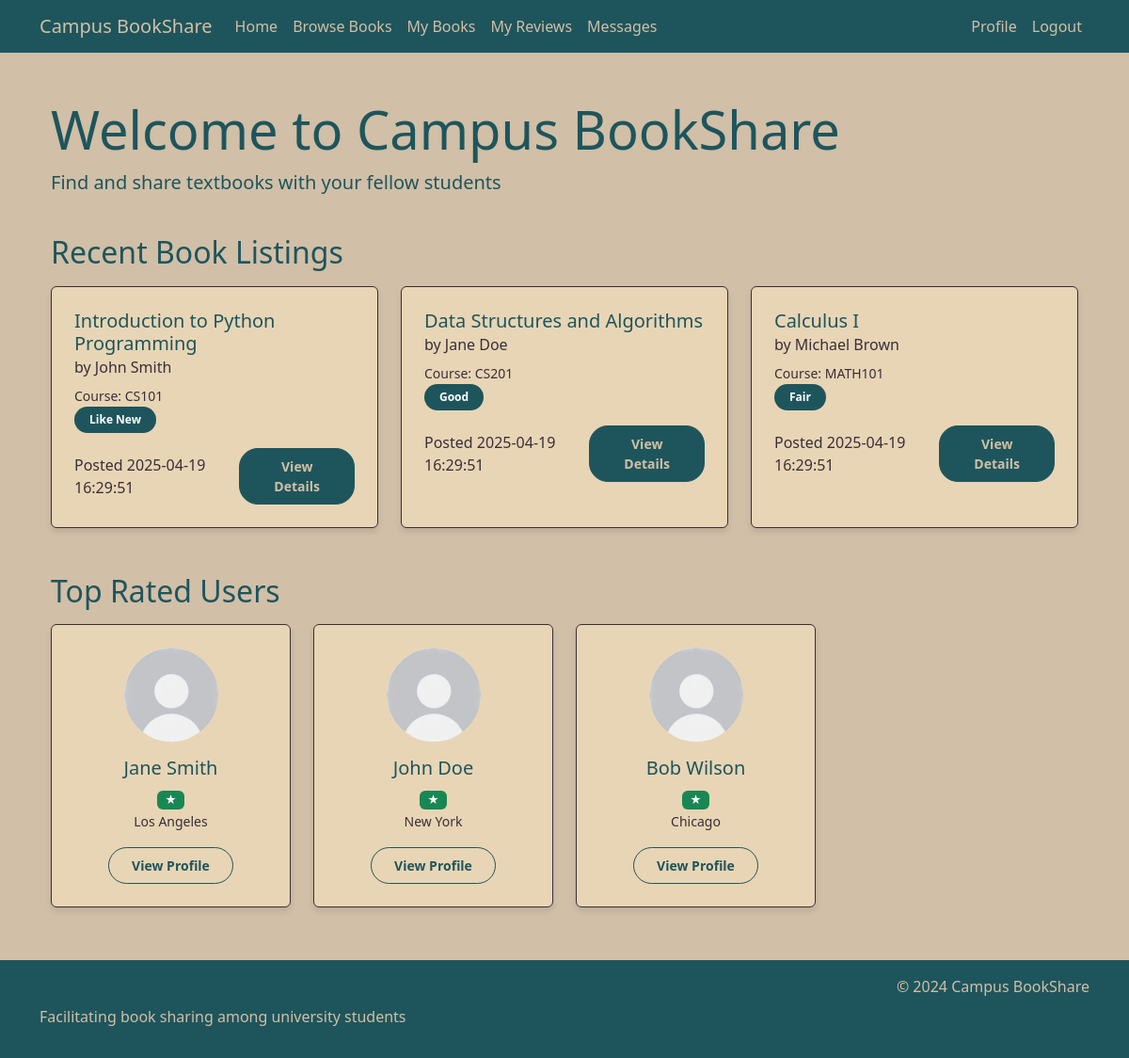
The page /home (signed in) on the database its author committed.
### tables this page shows
CREATE TABLE Books (
        book_id INTEGER PRIMARY KEY AUTOINCREMENT,
        user_id INTEGER,
        title TEXT NOT NULL,
        author TEXT,
        ISBN TEXT,
        subject TEXT,
        course_code TEXT,
        condition TEXT,
        availability TEXT NOT NULL,
        date_posted TEXT NOT NULL,
        FOREIGN KEY (user_id) REFERENCES Users(user_id)
    );

CREATE TABLE Users (
        user_id INTEGER PRIMARY KEY AUTOINCREMENT,
        name TEXT NOT NULL,
        email TEXT NOT NULL UNIQUE,
        password TEXT NOT NULL,
        profile_image TEXT,
        location TEXT
    );

### app.py (the view)
@app.route('/home')
@login_required
def home():
    recent_books = get_recent_books(3)  # Get 3 most recent books
    top_users = get_top_users()
    return render_template('home.html', recent_books=recent_books, top_users=top_users)

### app.py (called while the page is built)
def get_db_connection():
    conn = sqlite3.connect('database.db')
    conn.row_factory = sqlite3.Row
    return conn

def login_required(f):
    @wraps(f)
    def decorated_function(*args, **kwargs):
        if 'user_id' not in session:
            flash('Please log in to access this page.', 'warning')
            return redirect(url_for('login'))
        return f(*args, **kwargs) # Returns original function if logged in
    return decorated_function

def get_recent_books(limit=3):
    conn = get_db_connection()
    books = conn.execute('''
        SELECT b.*, u.name as owner_name
        FROM Books b
        JOIN Users u ON b.user_id = u.user_id
        WHERE b.availability = 'available'
        ORDER BY b.date_posted DESC
        LIMIT ?
    ''', (limit,)).fetchall()
    conn.close()
    return books

def get_top_users(limit=4):
    conn = get_db_connection()
    users = conn.execute('''
        SELECT u.*,
               COALESCE(AVG(r.rating), 0) as avg_rating,
               COUNT(r.review_id) as review_count
        FROM Users u
        LEFT JOIN Reviews r ON u.user_id = r.user_id
        GROUP BY u.user_id
        ORDER BY avg_rating DESC, review_count DESC
        LIMIT ?
    ''', (limit,)).fetchall()
    conn.close()
    return users

### templates/home.html (shortened to what this page needs)
{% extends "base.html" %}
{% block content %}
<div class="container">
    <div class="row mb-4">
        <div class="col-12">
            <h1 class="display-4">Welcome to Campus BookShare</h1>
            <p class="lead">Find and share textbooks with your fellow students</p>
        </div>
    </div>
    <div class="row mb-4">
        <div class="col-12">
            <h2 class="mb-3">Recent Book Listings</h2>
            <div class="row">
                {% for book in recent_books %}
                <div class="col-md-4 mb-4">
                    <div class="card h-100">
                        <div class="card-body">
                            <h5 class="card-title">{{ book.title }}</h5>
                            <h6 class="card-subtitle mb-2 text-muted">by {{ book.author }}</h6>
                            <p class="card-text">
                                <small class="text-muted">Course: {{ book.course_code }}</small><br>
                                <span class="badge bg-primary">{{ book.condition }}</span>
                            </p>
                            <div class="d-flex justify-content-between align-items-center">
                                <span class="text-muted">Posted {{ book.date_posted }}</span>
                                <a href="{{ url_for('book_details', book_id=book.book_id) }}" class="btn btn-sm btn-primary">View Details</a>
                            </div>
                        </div>
                    </div>
                </div>
                {% endfor %}
            </div>
        </div>
    </div>
    <div class="row">
        <div class="col-12">
            <h2 class="mb-3">Top Rated Users</h2>
            <div class="row">
                {% for user in top_users %}
                <div class="col-md-3 mb-4">
                    <div class="card h-100">
                        <div class="card-body text-center">
                            <img src="{{ user.profile_image or url_for('static', filename='images/default-avatar.png') }}"
                                 class="rounded-circle mb-3"
                                 alt="{{ user.name }}"
                                 style="width: 100px; height: 100px; object-fit: cover;">
                            <h5 class="card-title">{{ user.name }}</h5>
                            <p class="card-text">
                                <span class="badge bg-success">{{ user.rating }} ★</span><br>
                                <small class="text-muted">{{ user.location }}</small>
                            </p>
                            <a href="{{ url_for('user_profile', user_id=user.user_id) }}" class="btn btn-sm btn-outline-primary">View Profile</a>
                        </div>
                    </div>
                </div>
                {% endfor %}
            </div>
        </div>
    </div>
</div>
{% endblock %}

### templates/base.html (shortened to what this page needs)
<!DOCTYPE html>
<html lang="en">
<head>
    <link href="https://cdn.jsdelivr.net/npm/bootstrap@5.3.0/dist/css/bootstrap.min.css" rel="stylesheet">
    <link href="{{ url_for('static', filename='css/style.css') }}?v=1.1" rel="stylesheet">
</head>
<body>
    <nav class="navbar navbar-expand-lg navbar-dark">
        <div class="container">
            <a class="navbar-brand" href="{{ url_for('index') }}">Campus BookShare</a>
            <div class="collapse navbar-collapse" id="navbarNav">
                <ul class="navbar-nav me-auto">
                    <li class="nav-item">
                        <a class="nav-link" href="{{ url_for('index') }}">Home</a>
                    </li>
                    <li class="nav-item">
                        <a class="nav-link" href="{{ url_for('browse_books') }}">Browse Books</a>
                    </li>
                    {% if session.get('user_id') %}
                    <li class="nav-item">
                        <a class="nav-link" href="{{ url_for('my_books') }}">My Books</a>
                    </li>
                    <li class="nav-item">
                        <a class="nav-link" href="{{ url_for('my_reviews') }}">My Reviews</a>
                    </li>
                    <li class="nav-item">
                        <a class="nav-link" href="{{ url_for('messages') }}">Messages</a>
                    </li>
                    {% endif %}
                </ul>
                <ul class="navbar-nav">
                    {% if session.get('user_id') %}
                    <li class="nav-item">
                        <a class="nav-link" href="{{ url_for('profile') }}">Profile</a>
                    </li>
                    <li class="nav-item">
                        <a class="nav-link" href="{{ url_for('logout') }}">Logout</a>
                    </li>
                    {% endif %}
                </ul>
            </div>
        </div>
    </nav>
    <main class="content">
        <div class="container">
            {% block content %}{% endblock %}
        </div>
    </main>
    <footer class="footer">
        <div class="container">
            <div class="row">
                <div class="col-md-6">
                    <h5>Campus BookShare</h5>
                    <p>Facilitating book sharing among university students</p>
                </div>
                <div class="col-md-6 text-md-end">
                    <p>&copy; 2024 Campus BookShare</p>
                </div>
            </div>
        </div>
    </footer>
</body>
</html>

### static/css/style.css (style rules this page uses)
body { background-color: #D1BFA7; color: #1E555C; min-height: 100vh; display: flex; flex-direction: column; }
.navbar { background-color: #1E555C; }
.navbar-dark .navbar-brand, .navbar-dark .navbar-nav .nav-link { color: #D1BFA7; }
.btn-primary { background-color: #1E555C; border-color: #1E555C; color: #D1BFA7; font-weight: 600; padding: 0.5rem 1.5rem; border-radius: 20px; }
.card { background-color: #E8D5B5; border: 1px solid #3A2E39; box-shadow: 0 4px 6px rgba(0, 0, 0, 0.1); }
.card-body { color: #1E555C; padding: 1.5rem; }
.footer { background-color: #1E555C; color: #D1BFA7; margin-top: auto; padding: 1rem 0; }
.content { flex: 1; padding: 2rem 0; }
h1, h2, h3, h4, h5, h6 { color: #1E555C; }
.text-muted { color: #3A2E39 !important; }
.badge.bg-primary { background-color: #1E555C !important; padding: 0.5rem 1rem; font-weight: 600; border-radius: 20px; }
.btn-outline-primary { color: #1E555C; border-color: #1E555C; font-weight: 600; padding: 0.5rem 1.5rem; border-radius: 20px; }

### rows shown on the page
Books: title "Introduction to Python Programming", author "John Smith", course_code "CS101", condition "Like New", date_posted "2025-04-19 16:29:51"
Books: title "Data Structures and Algorithms", author "Jane Doe", course_code "CS201", condition "Good", date_posted "2025-04-19 16:29:51"
Books: title "Calculus I", author "Michael Brown", course_code "MATH101", condition "Fair", date_posted "2025-04-19 16:29:51"
Users: profile_image (placeholder picture), name "Jane Smith", location "Los Angeles"
Users: profile_image (placeholder picture), name "John Doe", location "New York"
Users: profile_image (placeholder picture), name "Bob Wilson", location "Chicago"
